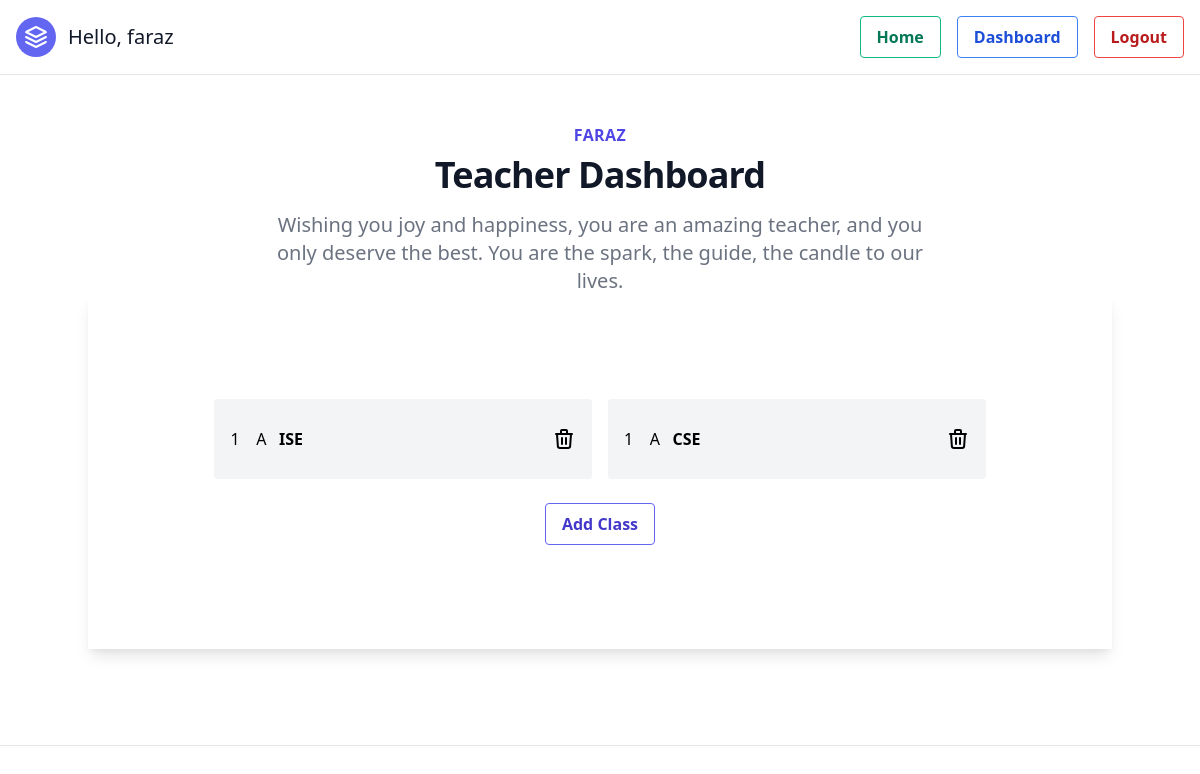
The app's page /dashboard/ (signed in), older data.
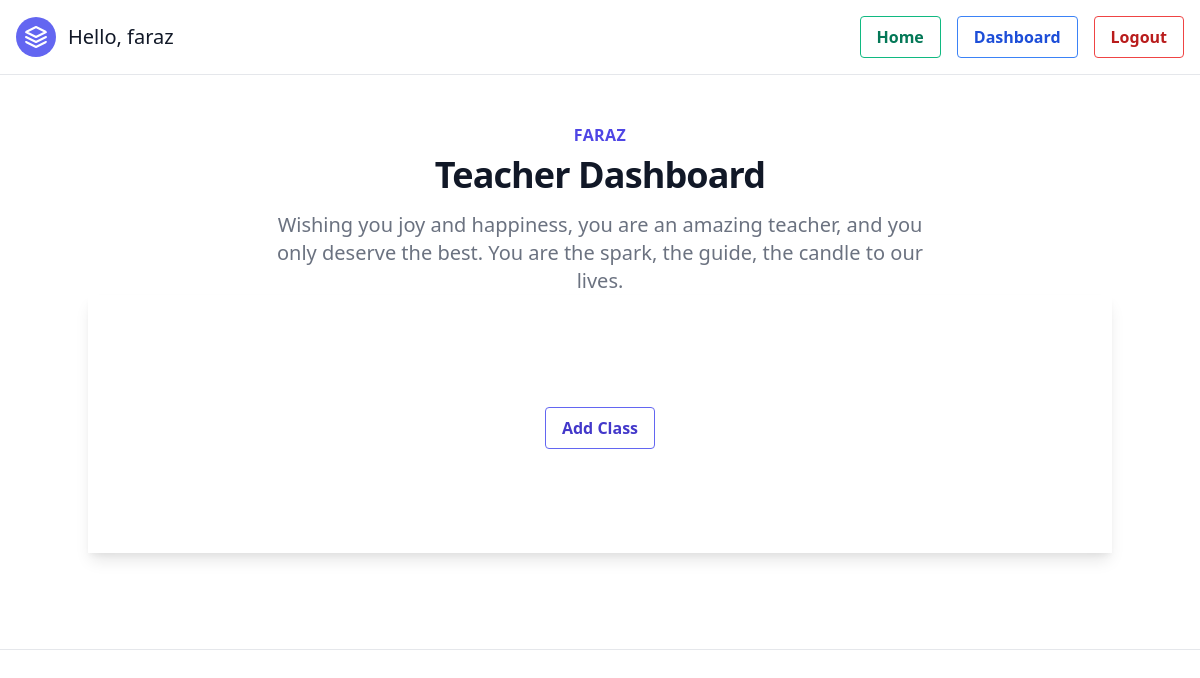
The same page, newer data.
### attendence/models.py (models this page shows, shortened)
class Class(models.Model):
    branc = (
        ('CSE','CSE'),
        ('ISE', 'ISE'),
        ('Civil', 'Civil'),
        ('ME', 'ME'),
        ('Aeronautical', 'Aeronautical'),
        ('ECE', 'ECE'),
        ('Aerospace', 'Aerospace'),
    )
    sem = (
        (1,1),(2,2),(3,3),(4,4),(5,5),(6,6),(7,7),(8,8),
    )
    section = (
        ('A','A'),('B','B'),('C','C'),('D','D'),
    )
    teacher = models.ForeignKey(Teacher, on_delete=models.CASCADE)
    branch = models.CharField(max_length = 200, choices=branc, null=True, blank=False)
    sem = models.IntegerField(choices=sem, null=True, blank=False)
    sec = models.CharField(max_length = 200, choices=section, null=True, blank=False)
    subject = models.CharField(max_length=200, null=True, blank=True)

### attendence/views.py (the view)
# urls.py: path('dashboard/', views.dashboard, name='dashboard-page'),
@login_required
def dashboard(request):
    try:
        teacher = Teacher.objects.filter(user=request.user)
        clss = Class.objects.filter(teacher=request.user.teacher)
    except:
        return redirect('student-dashboard-page')
    teacher = request.user.teacher
    context = {
        'teacher':teacher,
        'clss':clss,
    }
    return render(request, 'attendence/dashboard.html', context)

### attendence/models.py (called while the page is built)
    def __str__(self):
        return str(self.name)

### attendence/templates/attendence/dashboard.html (shortened to what this page needs)
{% extends 'attendence/partials/base.html' %}
{% block content %}
<div class="py-12 bg-white">
    <div class="max-w-7xl mx-auto px-4 sm:px-6 lg:px-8">
        <div class="lg:text-center">
            <h2 class="text-base text-indigo-600 font-semibold tracking-wide uppercase">{{teacher}}</h2>
            <p class="mt-2 text-3xl leading-8 font-extrabold tracking-tight text-gray-900 sm:text-4xl">
                Teacher Dashboard
            </p>
            <p class="mt-4 max-w-2xl text-xl text-gray-500 lg:mx-auto">
                Wishing you joy and happiness, you are an amazing teacher, and you only deserve the best. You are the spark, the guide, the candle to our lives.
            </p>
        </div>
        <div class="container px-5 py-24 mx-auto shadow-lg">
            <div class="flex flex-wrap lg:w-4/5 sm:mx-auto sm:mb-2 -mx-2">
                {% for cls in clss %}
                <div class="p-2 sm:w-1/2 w-full">
                    <div class="bg-gray-100 rounded flex p-4 h-full items-center">
                        <div style="width: 100%;">
                            <a class="title-font font-medium" href="{% url 'attendence-page' brnch=cls.branch sem=cls.sem sec=cls.sec %}">{{cls.sem}} &nbsp;&nbsp; {{cls.sec}}  <b class="uppercase" >&nbsp;&nbsp;{{cls.branch}}</b> </a>
                        </div>
                        <a href="{% url 'remove-class-page' brnch=cls.branch sem=cls.sem sec=cls.sec %}" ><svg xmlns="http://www.w3.org/2000/svg" class="h-6 w-6" fill="none" viewBox="0 0 24 24" stroke="currentColor">
                            <path stroke-linecap="round" stroke-linejoin="round" stroke-width="2" d="M19 7l-.867 12.142A2 2 0 0116.138 21H7.862a2 2 0 01-1.995-1.858L5 7m5 4v6m4-6v6m1-10V4a1 1 0 00-1-1h-4a1 1 0 00-1 1v3M4 7h16" />
                          </svg>
                        </a>
                    </div>
                       <br>
                </div>
                {% endfor %}
            </div>
            <div class="p-2 w-full">
                  <button type="submit"
                  class="flex mx-auto bg-transparent hover:bg-indigo-500 text-indigo-700 font-semibold hover:text-white py-2 px-4 border border-indigo-500 hover:border-transparent rounded">
                  <a href="{% url 'add-class-page' %}">Add Class</a>
              </button>
        </div>
    </div>
</div>
</div>
<br><br>
<hr>
{% endblock content %}

Row changes from the older to the newer data that the page shows:
removed Class: sem "1", sec "A", branch "ISE"
removed Class: sem "1", sec "A", branch "CSE"
